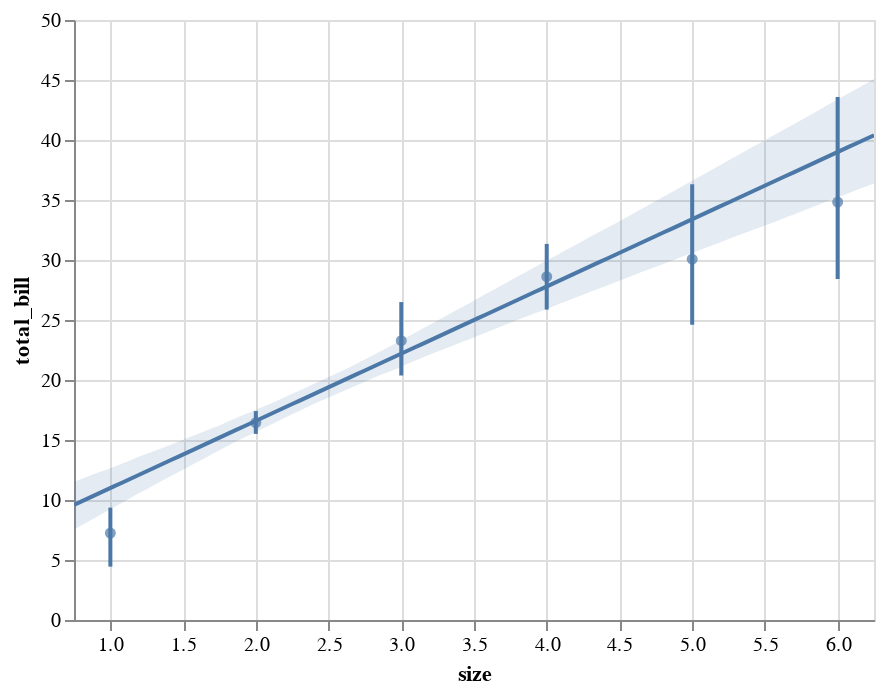

This figure's notebook cell:
### Code cell
display(salt.regplot(x="size", y="total_bill", data=tips, x_estimator=np.mean))
ax = sns.regplot(x="size", y="total_bill", data=tips, x_estimator=np.mean)

### Figure 1 — Vega-Lite specification as saved in the notebook (floating-point values rounded to 4 significant figures)
{"$schema": "https://vega.github.io/schema/vega-lite/v2.4.1.json", "config": {"view": {"height": 300, "width": 400}}, "layer": [{"data": {"values": [{"size": 1, "total_bill": 4.447}, {"size": 1, "total_bill": 9.365}]}, "encoding": {"x": {"field": "size", "scale": {"domain": [0.75, 6.25], "nice": false}, "type": "quantitative"}, "y": {"field": "total_bill", "type": "quantitative"}}, "mark": {"clip": true, "type": "line"}}, {"data": {"values": [{"size": 2, "total_bill": 15.51}, {"size": 2, "total_bill": 17.41}]}, "encoding": {"x": {"field": "size", "scale": {"domain": [0.75, 6.25], "nice": false}, "type": "quantitative"}, "y": {"field": "total_bill", "type": "quantitative"}}, "mark": {"clip": true, "type": "line"}}, {"data": {"values": [{"size": 3, "total_bill": 20.38}, {"size": 3, "total_bill": 26.49}]}, "encoding": {"x": {"field": "size", "scale": {"domain": [0.75, 6.25], "nice": false}, "type": "quantitative"}, "y": {"field": "total_bill", "type": "quantitative"}}, "mark": {"clip": true, "type": "line"}}, {"data": {"values": [{"size": 4, "total_bill": 25.87}, {"size": 4, "total_bill": 31.34}]}, "encoding": {"x": {"field": "size", "scale": {"domain": [0.75, 6.25], "nice": false}, "type": "quantitative"}, "y": {"field": "total_bill", "type": "quantitative"}}, "mark": {"clip": true, "type": "line"}}, {"data": {"values": [{"size": 5, "total_bill": 24.6}, {"size": 5, "total_bill": 36.31}]}, "encoding": {"x": {"field": "size", "scale": {"domain": [0.75, 6.25], "nice": false}, "type": "quantitative"}, "y": {"field": "total_bill", "type": "quantitative"}}, "mark": {"clip": true, "type": "line"}}, {"data": {"values": [{"size": 6, "total_bill": 28.43}, {"size": 6, "total_bill": 43.58}]}, "encoding": {"x": {"field": "size", "scale": {"domain": [0.75, 6.25], "nice": false}, "type": "quantitative"}, "y": {"field": "total_bill", "type": "quantitative"}}, "mark": {"clip": true, "type": "line"}}, {"data": {"values": [{"size": 1, "total_bill": 7.242}, {"size": 2, "total_bill": 16.45}, {"size": 3, "total_bill": 23.28}, {"size": 4, "total_bill": 28.61}, {"size": 5, "total_bill": 30.07}, {"size": 6, "total_bill": 34.83}]}, "encoding": {"x": {"axis": {"title": "size"}, "field": "size", "scale": {"domain": [0.75, 6.25], "nice": false}, "type": "quantitative"}, "y": {"axis": {"title": "total_bill"}, "field": "total_bill", "type": "quantitative"}}, "mark": {"clip": true, "filled": true, "type": "point"}}, {"data": {"values": [{"x": 0.75, "y": 9.595}, {"x": 0.8056, "y": 9.906}, {"x": 0.8611, "y": 10.22}, {"x": 0.9167, "y": 10.53}, {"x": 0.9722, "y": 10.84}, {"x": 1.028, "y": 11.15}, {"x": 1.083, "y": 11.46}, {"x": 1.139, "y": 11.77}, {"x": 1.194, "y": 12.08}, {"x": 1.25, "y": 12.4}, {"x": 1.306, "y": 12.71}, {"x": 1.361, "y": 13.02}, {"x": 1.417, "y": 13.33}, {"x": 1.472, "y": 13.64}, {"x": 1.528, "y": 13.95}, {"x": 1.583, "y": 14.26}, {"x": 1.639, "y": 14.57}, {"x": 1.694, "y": 14.88}, {"x": 1.75, "y": 15.2}, {"x": 1.806, "y": 15.51}, {"x": 1.861, "y": 15.82}, {"x": 1.917, "y": 16.13}, {"x": 1.972, "y": 16.44}, {"x": 2.028, "y": 16.75}, {"x": 2.083, "y": 17.06}, {"x": 2.139, "y": 17.37}, {"x": 2.194, "y": 17.68}, {"x": 2.25, "y": 18.0}, {"x": 2.306, "y": 18.31}, {"x": 2.361, "y": 18.62}, {"x": 2.417, "y": 18.93}, {"x": 2.472, "y": 19.24}, {"x": 2.528, "y": 19.55}, {"x": 2.583, "y": 19.86}, {"x": 2.639, "y": 20.17}, {"x": 2.694, "y": 20.48}, {"x": 2.75, "y": 20.8}, {"x": 2.806, "y": 21.11}, {"x": 2.861, "y": 21.42}, {"x": 2.917, "y": 21.73}, {"x": 2.972, "y": 22.04}, {"x": 3.028, "y": 22.35}, {"x": 3.083, "y": 22.66}, {"x": 3.139, "y": 22.97}, {"x": 3.194, "y": 23.28}, {"x": 3.25, "y": 23.6}, {"x": 3.306, "y": 23.91}, {"x": 3.361, "y": 24.22}, {"x": 3.417, "y": 24.53}, {"x": 3.472, "y": 24.84}, {"x": 3.528, "y": 25.15}, {"x": 3.583, "y": 25.46}, {"x": 3.639, "y": 25.77}, {"x": 3.694, "y": 26.09}, {"x": 3.75, "y": 26.4}, {"x": 3.806, "y": 26.71}, {"x": 3.861, "y": 27.02}, {"x": 3.917, "y": 27.33}, {"x": 3.972, "y": 27.64}, {"x": 4.028, "y": 27.95}, {"x": 4.083, "y": 28.26}, {"x": 4.139, "y": 28.57}, {"x": 4.194, "y": 28.89}, {"x": 4.25, "y": 29.2}, {"x": 4.306, "y": 29.51}, {"x": 4.361, "y": 29.82}, {"x": 4.417, "y": 30.13}, {"x": 4.472, "y": 30.44}, {"x": 4.528, "y": 30.75}, {"x": 4.583, "y": 31.06}, {"x": 4.639, "y": 31.37}, {"x": 4.694, "y": 31.69}, {"x": 4.75, "y": 32.0}, {"x": 4.806, "y": 32.31}, {"x": 4.861, "y": 32.62}, {"x": 4.917, "y": 32.93}, {"x": 4.972, "y": 33.24}, {"x": 5.028, "y": 33.55}, {"x": 5.083, "y": 33.86}, {"x": 5.139, "y": 34.17}, {"x": 5.194, "y": 34.49}, {"x": 5.25, "y": 34.8}, {"x": 5.306, "y": 35.11}, {"x": 5.361, "y": 35.42}, {"x": 5.417, "y": 35.73}, {"x": 5.472, "y": 36.04}, {"x": 5.528, "y": 36.35}, {"x": 5.583, "y": 36.66}, {"x": 5.639, "y": 36.97}, {"x": 5.694, "y": 37.29}, {"x": 5.75, "y": 37.6}, {"x": 5.806, "y": 37.91}, {"x": 5.861, "y": 38.22}, {"x": 5.917, "y": 38.53}, {"x": 5.972, "y": 38.84}, {"x": 6.028, "y": 39.15}, {"x": 6.083, "y": 39.46}, {"x": 6.139, "y": 39.77}, {"x": 6.194, "y": 40.09}, {"x": 6.25, "y": 40.4}]}, "encoding": {"x": {"field": "x", "scale": {"domain": [0.75, 6.25], "nice": false}, "type": "quantitative"}, "y": {"field": "y", "type": "quantitative"}}, "mark": {"clip": true, "type": "line"}}, {"data": {"values": [{"x": 0.75, "y1": 7.548, "y2": 11.5}, {"x": 0.8056, "y1": 7.924, "y2": 11.78}, {"x": 0.8611, "y1": 8.301, "y2": 12.04}, {"x": 0.9167, "y1": 8.658, "y2": 12.28}, {"x": 0.9722, "y1": 9.037, "y2": 12.52}, {"x": 1.028, "y1": 9.416, "y2": 12.77}, {"x": 1.083, "y1": 9.795, "y2": 13.04}, {"x": 1.139, "y1": 10.17, "y2": 13.32}, {"x": 1.194, "y1": 10.55, "y2": 13.6}, {"x": 1.25, "y1": 10.9, "y2": 13.85}, {"x": 1.306, "y1": 11.27, "y2": 14.11}, {"x": 1.361, "y1": 11.64, "y2": 14.36}, {"x": 1.417, "y1": 12.0, "y2": 14.6}, {"x": 1.472, "y1": 12.35, "y2": 14.89}, {"x": 1.528, "y1": 12.71, "y2": 15.17}, {"x": 1.583, "y1": 13.08, "y2": 15.43}, {"x": 1.639, "y1": 13.42, "y2": 15.68}, {"x": 1.694, "y1": 13.79, "y2": 15.96}, {"x": 1.75, "y1": 14.16, "y2": 16.22}, {"x": 1.806, "y1": 14.5, "y2": 16.53}, {"x": 1.861, "y1": 14.85, "y2": 16.82}, {"x": 1.917, "y1": 15.18, "y2": 17.09}, {"x": 1.972, "y1": 15.51, "y2": 17.36}, {"x": 2.028, "y1": 15.83, "y2": 17.66}, {"x": 2.083, "y1": 16.16, "y2": 17.93}, {"x": 2.139, "y1": 16.49, "y2": 18.22}, {"x": 2.194, "y1": 16.82, "y2": 18.54}, {"x": 2.25, "y1": 17.15, "y2": 18.85}, {"x": 2.306, "y1": 17.47, "y2": 19.15}, {"x": 2.361, "y1": 17.79, "y2": 19.45}, {"x": 2.417, "y1": 18.1, "y2": 19.77}, {"x": 2.472, "y1": 18.4, "y2": 20.1}, {"x": 2.528, "y1": 18.69, "y2": 20.4}, {"x": 2.583, "y1": 18.98, "y2": 20.71}, {"x": 2.639, "y1": 19.27, "y2": 21.03}, {"x": 2.694, "y1": 19.56, "y2": 21.37}, {"x": 2.75, "y1": 19.85, "y2": 21.71}, {"x": 2.806, "y1": 20.16, "y2": 22.06}, {"x": 2.861, "y1": 20.44, "y2": 22.41}, {"x": 2.917, "y1": 20.69, "y2": 22.77}, {"x": 2.972, "y1": 20.97, "y2": 23.13}, {"x": 3.028, "y1": 21.26, "y2": 23.5}, {"x": 3.083, "y1": 21.56, "y2": 23.85}, {"x": 3.139, "y1": 21.82, "y2": 24.23}, {"x": 3.194, "y1": 22.1, "y2": 24.59}, {"x": 3.25, "y1": 22.37, "y2": 24.96}, {"x": 3.306, "y1": 22.63, "y2": 25.32}, {"x": 3.361, "y1": 22.9, "y2": 25.7}, {"x": 3.417, "y1": 23.18, "y2": 26.07}, {"x": 3.472, "y1": 23.43, "y2": 26.42}, {"x": 3.528, "y1": 23.69, "y2": 26.81}, {"x": 3.583, "y1": 23.96, "y2": 27.18}, {"x": 3.639, "y1": 24.23, "y2": 27.55}, {"x": 3.694, "y1": 24.5, "y2": 27.92}, {"x": 3.75, "y1": 24.78, "y2": 28.29}, {"x": 3.806, "y1": 25.04, "y2": 28.66}, {"x": 3.861, "y1": 25.29, "y2": 29.03}, {"x": 3.917, "y1": 25.55, "y2": 29.4}, {"x": 3.972, "y1": 25.8, "y2": 29.77}, {"x": 4.028, "y1": 26.06, "y2": 30.14}, {"x": 4.083, "y1": 26.33, "y2": 30.51}, {"x": 4.139, "y1": 26.59, "y2": 30.87}, {"x": 4.194, "y1": 26.85, "y2": 31.23}, {"x": 4.25, "y1": 27.11, "y2": 31.6}, {"x": 4.306, "y1": 27.37, "y2": 31.97}, {"x": 4.361, "y1": 27.62, "y2": 32.33}, {"x": 4.417, "y1": 27.88, "y2": 32.69}, {"x": 4.472, "y1": 28.14, "y2": 33.05}, {"x": 4.528, "y1": 28.41, "y2": 33.41}, {"x": 4.583, "y1": 28.67, "y2": 33.79}, {"x": 4.639, "y1": 28.93, "y2": 34.16}, {"x": 4.694, "y1": 29.19, "y2": 34.54}, {"x": 4.75, "y1": 29.44, "y2": 34.91}, {"x": 4.806, "y1": 29.68, "y2": 35.28}, {"x": 4.861, "y1": 29.94, "y2": 35.66}, {"x": 4.917, "y1": 30.2, "y2": 36.03}, {"x": 4.972, "y1": 30.46, "y2": 36.41}, {"x": 5.028, "y1": 30.71, "y2": 36.78}, {"x": 5.083, "y1": 30.97, "y2": 37.16}, {"x": 5.139, "y1": 31.23, "y2": 37.54}, {"x": 5.194, "y1": 31.49, "y2": 37.92}, {"x": 5.25, "y1": 31.75, "y2": 38.3}, {"x": 5.306, "y1": 32.0, "y2": 38.66}, {"x": 5.361, "y1": 32.25, "y2": 39.05}, {"x": 5.417, "y1": 32.5, "y2": 39.43}, {"x": 5.472, "y1": 32.75, "y2": 39.8}, {"x": 5.528, "y1": 33.0, "y2": 40.17}, {"x": 5.583, "y1": 33.26, "y2": 40.54}, {"x": 5.639, "y1": 33.51, "y2": 40.91}, {"x": 5.694, "y1": 33.78, "y2": 41.29}, {"x": 5.75, "y1": 34.04, "y2": 41.67}, {"x": 5.806, "y1": 34.3, "y2": 42.05}, {"x": 5.861, "y1": 34.57, "y2": 42.42}, {"x": 5.917, "y1": 34.83, "y2": 42.8}, {"x": 5.972, "y1": 35.1, "y2": 43.18}, {"x": 6.028, "y1": 35.35, "y2": 43.56}, {"x": 6.083, "y1": 35.61, "y2": 43.94}, {"x": 6.139, "y1": 35.87, "y2": 44.32}, {"x": 6.194, "y1": 36.13, "y2": 44.7}, {"x": 6.25, "y1": 36.38, "y2": 45.08}]}, "encoding": {"opacity": {"value": 0.15}, "x": {"field": "x", "scale": {"domain": [0.75, 6.25], "nice": false}, "type": "quantitative"}, "y": {"field": "y1", "type": "quantitative"}, "y2": {"field": "y2", "type": "quantitative"}}, "mark": {"clip": true, "type": "area"}}]}
